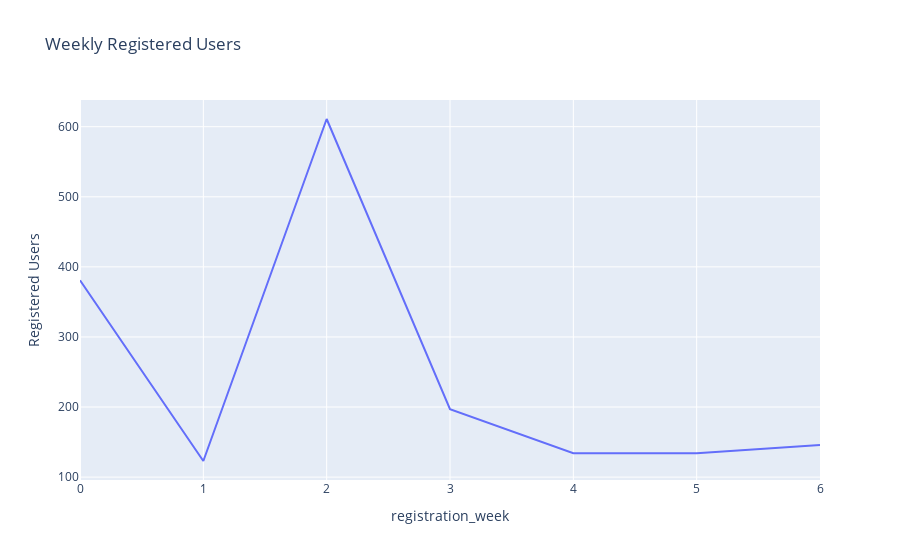
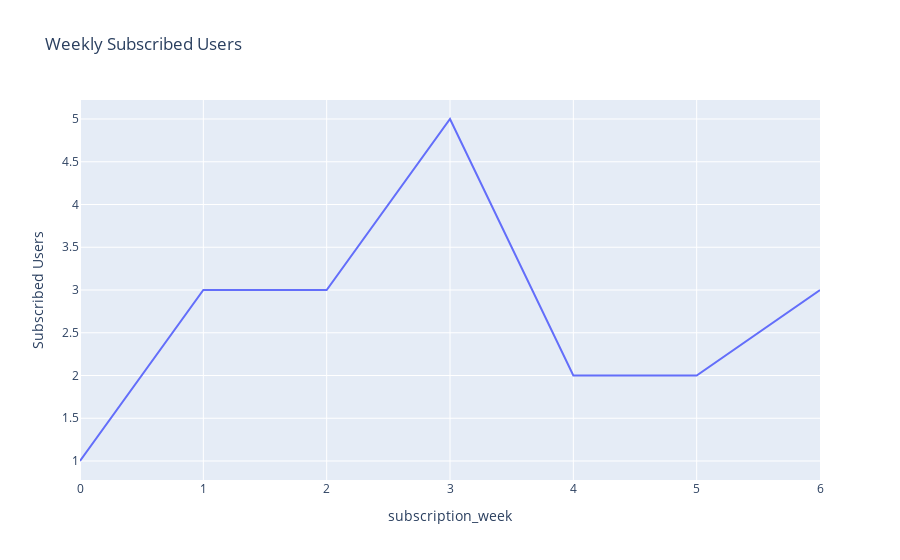

The code cell stored with these charts, in order, in its notebook:
### Markdown cell above
plot Weekly subscription and registered users

### Code cell
fig_weekly_registered = px.line(weekly_registered, 
                                x=weekly_registered.index, 
                                y=weekly_registered.values, 
                                labels={'x': 'Week', 'y': 'Registered Users'}, 
                                title='Weekly Registered Users')
fig_weekly_registered.show()

fig_weekly_subscribed = px.line(weekly_subscribed, 
                                x=weekly_subscribed.index, 
                                y=weekly_subscribed.values, 
                                labels={'x': 'Week', 'y': 'Subscribed Users'}, 
                                title='Weekly Subscribed Users')
fig_weekly_subscribed.show()

### Figure 1 — Plotly figure (JSON) as saved in the notebook; plotly's stock layout.template omitted (floating-point values rounded to 4 significant figures)
{"data": [{"hovertemplate": "registration_week=%{x}<br>Registered Users=%{y}<extra></extra>", "legendgroup": "", "line": {"color": "#636efa", "dash": "solid"}, "marker": {"symbol": "circle"}, "mode": "lines", "name": "", "orientation": "v", "showlegend": false, "type": "scatter", "x": [0, 1, 2, 3, 4, 5, 6], "xaxis": "x", "y": [381, 123, 611, 197, 134, 134, 146], "yaxis": "y"}], "layout": {"legend": {"tracegroupgap": 0}, "title": {"text": "Weekly Registered Users"}, "xaxis": {"anchor": "y", "domain": [0, 1], "title": {"text": "registration_week"}}, "yaxis": {"anchor": "x", "domain": [0, 1], "title": {"text": "Registered Users"}}}}

### Figure 2 — Plotly figure (JSON) as saved in the notebook; plotly's stock layout.template omitted (floating-point values rounded to 4 significant figures)
{"data": [{"hovertemplate": "subscription_week=%{x}<br>Subscribed Users=%{y}<extra></extra>", "legendgroup": "", "line": {"color": "#636efa", "dash": "solid"}, "marker": {"symbol": "circle"}, "mode": "lines", "name": "", "orientation": "v", "showlegend": false, "type": "scatter", "x": [0, 1, 2, 3, 4, 5, 6], "xaxis": "x", "y": [1, 3, 3, 5, 2, 2, 3], "yaxis": "y"}], "layout": {"legend": {"tracegroupgap": 0}, "title": {"text": "Weekly Subscribed Users"}, "xaxis": {"anchor": "y", "domain": [0, 1], "title": {"text": "subscription_week"}}, "yaxis": {"anchor": "x", "domain": [0, 1], "title": {"text": "Subscribed Users"}}}}
